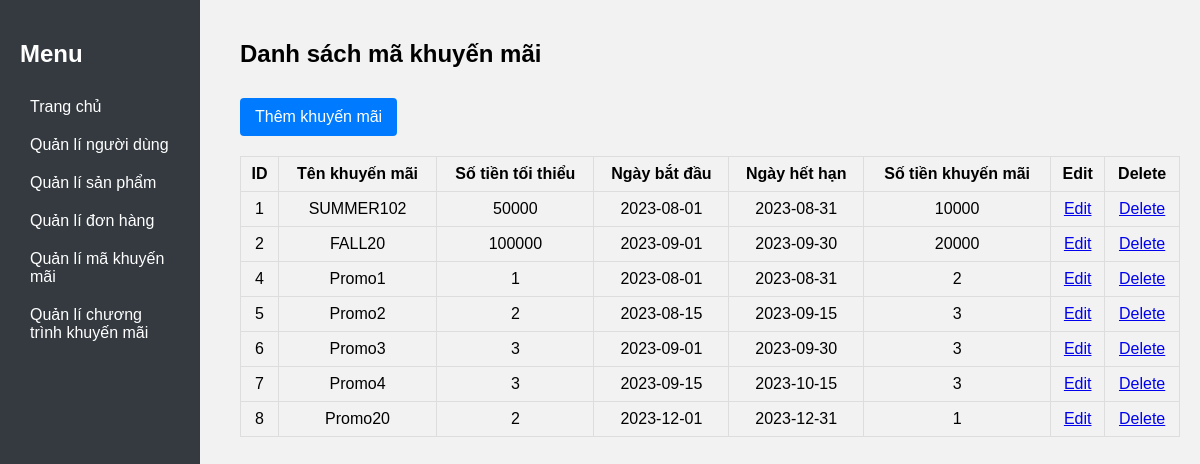
The page /layout/display_khuyen_mai.php on the database its author committed.
### tables this page shows
CREATE TABLE `ma_khuyen_mai` (
  `id_ma_khuyen_mai` int(11) NOT NULL,
  `ten_khuyen_mai` varchar(255) NOT NULL,
  `so_tien_toi_thieu` decimal(10,0) NOT NULL,
  `ngay_bat_dau` date NOT NULL,
  `ngay_het_han` date NOT NULL,
  `so_tien_khuyen_mai` decimal(10,0) NOT NULL
);

### layout/display_khuyen_mai.php (the view, shortened to what this page needs)
<?php
include 'connect.php';
$sql = "SELECT * FROM ma_khuyen_mai";
$result = $conn->query($sql);
?>
<!DOCTYPE html>
<html>
<head>
    <link rel="stylesheet" type="text/css" href="/css/display_khuyen_mai.css">
</head>
<body>
    <nav class="vertical navigation">
        <h2 style=color:#fff;>Menu</h2>
        <ul>
            <li><a href="/index.php">Trang chủ </a></li>
            <li><a href="display_users.php">Quản lí người dùng</a></li>
            <li><a href="display_laptop.php">Quản lí sản phẩm</a></li>
            <li><a href="display_order.php">Quản lí đơn hàng</a></li>
            <li><a href="display_khuyen_mai.php">Quản lí mã khuyến mãi</a></li>
            <li><a href="display_promotions.php">Quản lí chương trình khuyến mãi</a></li>
        </ul>
    </nav>
    <div class="content"><h2>Danh sách mã khuyến mãi</h2>
    <a class="add_km" href="add_khuyen_mai.php">Thêm khuyến mãi</a>
    <table>
        <tr>
            <th>ID</th>
            <th>Tên khuyến mãi</th>
            <th>Số tiền tối thiểu</th>
            <th>Ngày bắt đầu</th>
            <th>Ngày hết hạn</th>
            <th>Số tiền khuyến mãi</th>
            <th>Edit</th>
            <th>Delete</th>
        </tr>
        <?php
        if ($result->num_rows > 0) {
            while ($row = $result->fetch_assoc()) {
                echo "<tr>";
                echo "<td>" . $row["id_ma_khuyen_mai"] . "</td>";
                echo "<td>" . $row["ten_khuyen_mai"] . "</td>";
                echo "<td>" . $row["so_tien_toi_thieu"] . "</td>";
                echo "<td>" . $row["ngay_bat_dau"] . "</td>";
                echo "<td>" . $row["ngay_het_han"] . "</td>";
                echo "<td>" . $row["so_tien_khuyen_mai"] . "</td>";
                echo '<td><a href="edit_ma_khuyen_mai.php?id=' . $row["id_ma_khuyen_mai"] . '">Edit</a></td>';
                echo '<td><a href="/action/delete_ma_khuyen_mai.php?id=' . $row["id_ma_khuyen_mai"] . '">Delete</a></td>';
                echo "</tr>";
            }
        } else {
            echo "<tr><td colspan='8'>Không có mã khuyến mãi.</td></tr>";
        }
        ?>
    </table></div>
</body>
</html>

### css/display_khuyen_mai.css (style rules this page uses)
body { font-family: Arial, sans-serif; margin: 0; padding: 0; background-color: #f2f2f2; }
.vertical.navigation { background-color: #343a40; width: 200px; height: 100%; position: fixed; top: 0; left: 0; padding: 20px; box-sizing: border-box; }
.vertical.navigation h2 { margin-bottom: 20px; }
.vertical.navigation ul { list-style: none; padding: 0px; }
.vertical.navigation a { display: block; padding: 10px; text-decoration: none; color: white; background-color: #343a40; }
.content { margin-left: 220px; padding: 20px; }
table { width: 100%; border-collapse: collapse; }
th, td { border: 1px solid #ddd; padding: 8px; text-align: center; }
th { background-color: #f2f2f2; }
tr:nth-child(even) { background-color: #f2f2f2; }
.add_km { display: inline-block; padding: 10px 15px; background-color: #007bff; color: #fff; text-decoration: none; border-radius: 4px; margin-top: 10px; margin-bottom: 20px; }

### rows shown on the page
ma_khuyen_mai: id_ma_khuyen_mai "1", ten_khuyen_mai "SUMMER102", so_tien_toi_thieu "50000", ngay_bat_dau "2023-08-01", ngay_het_han "2023-08-31", so_tien_khuyen_mai "10000"
ma_khuyen_mai: id_ma_khuyen_mai "2", ten_khuyen_mai "FALL20", so_tien_toi_thieu "100000", ngay_bat_dau "2023-09-01", ngay_het_han "2023-09-30", so_tien_khuyen_mai "20000"
ma_khuyen_mai: id_ma_khuyen_mai "4", ten_khuyen_mai "Promo1", so_tien_toi_thieu "1", ngay_bat_dau "2023-08-01", ngay_het_han "2023-08-31", so_tien_khuyen_mai "2"
ma_khuyen_mai: id_ma_khuyen_mai "5", ten_khuyen_mai "Promo2", so_tien_toi_thieu "2", ngay_bat_dau "2023-08-15", ngay_het_han "2023-09-15", so_tien_khuyen_mai "3"
ma_khuyen_mai: id_ma_khuyen_mai "6", ten_khuyen_mai "Promo3", so_tien_toi_thieu "3", ngay_bat_dau "2023-09-01", ngay_het_han "2023-09-30", so_tien_khuyen_mai "3"
ma_khuyen_mai: id_ma_khuyen_mai "7", ten_khuyen_mai "Promo4", so_tien_toi_thieu "3", ngay_bat_dau "2023-09-15", ngay_het_han "2023-10-15", so_tien_khuyen_mai "3"
ma_khuyen_mai: id_ma_khuyen_mai "8", ten_khuyen_mai "Promo20", so_tien_toi_thieu "2", ngay_bat_dau "2023-12-01", ngay_het_han "2023-12-31", so_tien_khuyen_mai "1"
